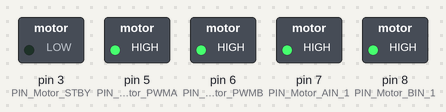
Bench run of a sketch on a simulated Arduino Uno, built with avr-gcc and run on an emulated ATmega328P. Parts: switched loads named in the sketch (green lamp = pin HIGH).

Above: at 0.1 s.
Timing chart, 0 to 1.6 s (numbered marks = the images above):
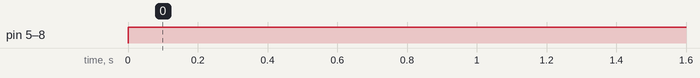

Measured:
- by itself, pin 5 (PIN_Motor_PWMA), pin 6 (PIN_Motor_PWMB), pin 7 (PIN_Motor_AIN_1), pin 8 (PIN_Motor_BIN_1): LOW → HIGH at 0.00 s

The sketch:

motores.ino
```cpp
// Enable/Disable motor control.
//  HIGH: motor control enabled
//  LOW: motor control disabled
#define PIN_Motor_STBY 3

// Group A Motors (Right Side)
// PIN_Motor_AIN_1: Digital output. HIGH: Forward, LOW: Backward
#define PIN_Motor_AIN_1 7
// PIN_Motor_PWMA: Analog output [0-255]. It provides speed.
#define PIN_Motor_PWMA 5

// Group B Motors (Left Side)
// PIN_Motor_BIN_1: Digital output. HIGH: Forward, LOW: Backward
#define PIN_Motor_BIN_1 8
// PIN_Motor_PWMB: Analog output [0-255]. It provides speed.
#define PIN_Motor_PWMB 6

void setup() {
  // put your setup code here, to run once:
  Serial.begin(9600);

  pinMode(PIN_Motor_AIN_1, OUTPUT);
  pinMode(PIN_Motor_BIN_1, OUTPUT);
  pinMode(PIN_Motor_STBY, OUTPUT);
}

void loop() {
  digitalWrite(PIN_Motor_STBY, LOW);
  digitalWrite(PIN_Motor_AIN_1, HIGH);
  digitalWrite(PIN_Motor_BIN_1, HIGH);
  analogWrite(PIN_Motor_PWMA, 255);
  analogWrite(PIN_Motor_PWMB, 255);
  delay(1000);
}
```
